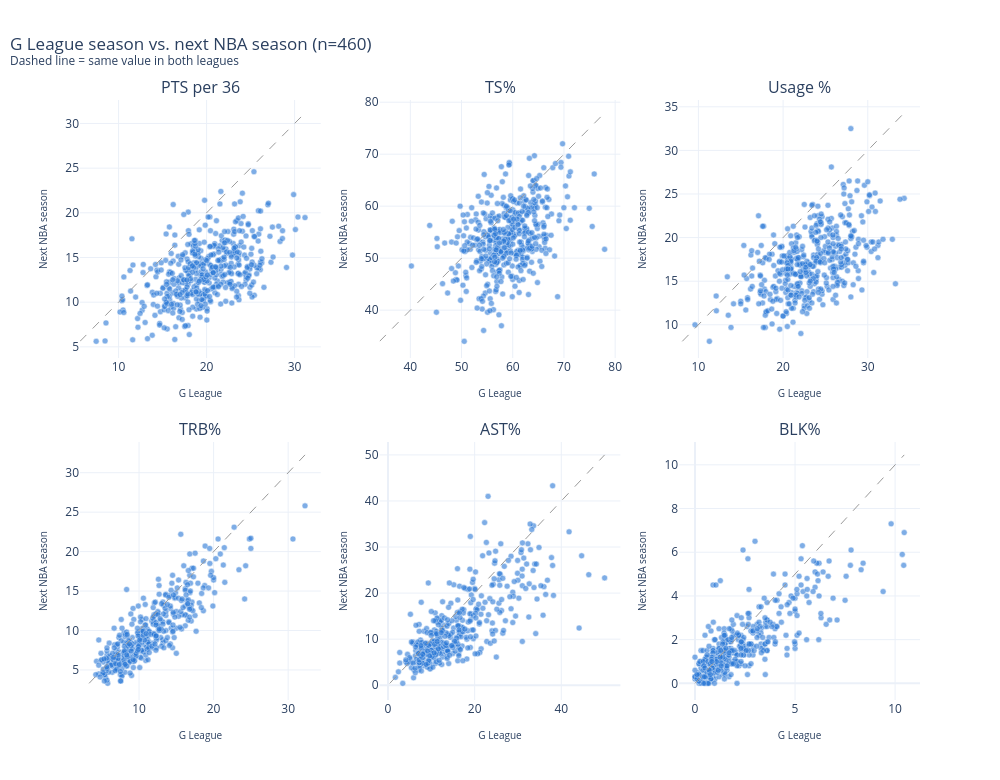

This figure's notebook cell:
### Code cell
plot_translation_scatter(pairs, ["pts_per_36", "ts_pct", "usg_pct", "trb_pct",
                                  "ast_pct", "blk_pct"]).show()

### Figure 1 — Plotly figure (JSON) as saved in the notebook; plotly's stock layout.template omitted (floating-point values rounded to 4 significant figures; data arrays with more than 128 entries replaced by an {"elided": "..."} marker saying what was removed)
{"data": [{"customdata": {"elided": "460x5 mixed values"}, "hovertemplate": "<b>%{customdata[0]}</b><br>PTS per 36: G League %{customdata[1]} %{x:.1f} (%{customdata[3]:,} min)<br>NBA %{customdata[2]} %{y:.1f} (%{customdata[4]:,} min)<extra></extra>", "marker": {"color": "#2a78d6", "line": {"color": "white", "width": 0.5}, "opacity": 0.6, "size": 6}, "mode": "markers", "showlegend": false, "type": "scatter", "x": {"elided": "460 float values"}, "xaxis": "x", "y": {"elided": "460 float values"}, "yaxis": "y"}, {"hoverinfo": "skip", "line": {"color": "#9a9a9a", "dash": "dash", "width": 1}, "mode": "lines", "showlegend": false, "type": "scatter", "x": [5.617, 31.18], "xaxis": "x", "y": [5.617, 31.18], "yaxis": "y"}, {"customdata": {"elided": "460x5 mixed values"}, "hovertemplate": "<b>%{customdata[0]}</b><br>TS%: G League %{customdata[1]} %{x:.1f} (%{customdata[3]:,} min)<br>NBA %{customdata[2]} %{y:.1f} (%{customdata[4]:,} min)<extra></extra>", "marker": {"color": "#2a78d6", "line": {"color": "white", "width": 0.5}, "opacity": 0.6, "size": 6}, "mode": "markers", "showlegend": false, "type": "scatter", "x": {"elided": "460 float values"}, "xaxis": "x2", "y": {"elided": "460 float values"}, "yaxis": "y2"}, {"hoverinfo": "skip", "line": {"color": "#9a9a9a", "dash": "dash", "width": 1}, "mode": "lines", "showlegend": false, "type": "scatter", "x": [34.0, 77.94], "xaxis": "x2", "y": [34.0, 77.94], "yaxis": "y2"}, {"customdata": {"elided": "460x5 mixed values"}, "hovertemplate": "<b>%{customdata[0]}</b><br>Usage %: G League %{customdata[1]} %{x:.1f} (%{customdata[3]:,} min)<br>NBA %{customdata[2]} %{y:.1f} (%{customdata[4]:,} min)<extra></extra>", "marker": {"color": "#2a78d6", "line": {"color": "white", "width": 0.5}, "opacity": 0.6, "size": 6}, "mode": "markers", "showlegend": false, "type": "scatter", "x": {"elided": "460 float values"}, "xaxis": "x3", "y": {"elided": "460 float values"}, "yaxis": "y3"}, {"hoverinfo": "skip", "line": {"color": "#9a9a9a", "dash": "dash", "width": 1}, "mode": "lines", "showlegend": false, "type": "scatter", "x": [8.1, 34.3], "xaxis": "x3", "y": [8.1, 34.3], "yaxis": "y3"}, {"customdata": {"elided": "460x5 mixed values"}, "hovertemplate": "<b>%{customdata[0]}</b><br>TRB%: G League %{customdata[1]} %{x:.1f} (%{customdata[3]:,} min)<br>NBA %{customdata[2]} %{y:.1f} (%{customdata[4]:,} min)<extra></extra>", "marker": {"color": "#2a78d6", "line": {"color": "white", "width": 0.5}, "opacity": 0.6, "size": 6}, "mode": "markers", "showlegend": false, "type": "scatter", "x": {"elided": "460 float values"}, "xaxis": "x4", "y": {"elided": "460 float values"}, "yaxis": "y4"}, {"hoverinfo": "skip", "line": {"color": "#9a9a9a", "dash": "dash", "width": 1}, "mode": "lines", "showlegend": false, "type": "scatter", "x": [3.3, 32.26], "xaxis": "x4", "y": [3.3, 32.26], "yaxis": "y4"}, {"customdata": {"elided": "460x5 mixed values"}, "hovertemplate": "<b>%{customdata[0]}</b><br>AST%: G League %{customdata[1]} %{x:.1f} (%{customdata[3]:,} min)<br>NBA %{customdata[2]} %{y:.1f} (%{customdata[4]:,} min)<extra></extra>", "marker": {"color": "#2a78d6", "line": {"color": "white", "width": 0.5}, "opacity": 0.6, "size": 6}, "mode": "markers", "showlegend": false, "type": "scatter", "x": {"elided": "460 float values"}, "xaxis": "x5", "y": {"elided": "460 float values"}, "yaxis": "y5"}, {"hoverinfo": "skip", "line": {"color": "#9a9a9a", "dash": "dash", "width": 1}, "mode": "lines", "showlegend": false, "type": "scatter", "x": [0.4, 50.0], "xaxis": "x5", "y": [0.4, 50.0], "yaxis": "y5"}, {"customdata": {"elided": "460x5 mixed values"}, "hovertemplate": "<b>%{customdata[0]}</b><br>BLK%: G League %{customdata[1]} %{x:.1f} (%{customdata[3]:,} min)<br>NBA %{customdata[2]} %{y:.1f} (%{customdata[4]:,} min)<extra></extra>", "marker": {"color": "#2a78d6", "line": {"color": "white", "width": 0.5}, "opacity": 0.6, "size": 6}, "mode": "markers", "showlegend": false, "type": "scatter", "x": {"elided": "460 float values"}, "xaxis": "x6", "y": {"elided": "460 float values"}, "yaxis": "y6"}, {"hoverinfo": "skip", "line": {"color": "#9a9a9a", "dash": "dash", "width": 1}, "mode": "lines", "showlegend": false, "type": "scatter", "x": [0.0, 10.45], "xaxis": "x6", "y": [0.0, 10.45], "yaxis": "y6"}], "layout": {"annotations": [{"font": {"size": 16}, "showarrow": false, "text": "PTS per 36", "x": 0.1433, "xanchor": "center", "xref": "paper", "y": 1.0, "yanchor": "bottom", "yref": "paper"}, {"font": {"size": 16}, "showarrow": false, "text": "TS%", "x": 0.5, "xanchor": "center", "xref": "paper", "y": 1.0, "yanchor": "bottom", "yref": "paper"}, {"font": {"size": 16}, "showarrow": false, "text": "Usage %", "x": 0.8567, "xanchor": "center", "xref": "paper", "y": 1.0, "yanchor": "bottom", "yref": "paper"}, {"font": {"size": 16}, "showarrow": false, "text": "TRB%", "x": 0.1433, "xanchor": "center", "xref": "paper", "y": 0.43, "yanchor": "bottom", "yref": "paper"}, {"font": {"size": 16}, "showarrow": false, "text": "AST%", "x": 0.5, "xanchor": "center", "xref": "paper", "y": 0.43, "yanchor": "bottom", "yref": "paper"}, {"font": {"size": 16}, "showarrow": false, "text": "BLK%", "x": 0.8567, "xanchor": "center", "xref": "paper", "y": 0.43, "yanchor": "bottom", "yref": "paper"}], "height": 780, "hoverlabel": {"bgcolor": "white"}, "title": {"text": "G League season vs. next NBA season (n=460)<br><sup>Dashed line = same value in both leagues</sup>", "x": 0.01}, "width": 1000, "xaxis": {"anchor": "y", "domain": [0.0, 0.2867], "title": {"font": {"size": 10}, "text": "G League"}}, "xaxis2": {"anchor": "y2", "domain": [0.3567, 0.6433], "title": {"font": {"size": 10}, "text": "G League"}}, "xaxis3": {"anchor": "y3", "domain": [0.7133, 1.0], "title": {"font": {"size": 10}, "text": "G League"}}, "xaxis4": {"anchor": "y4", "domain": [0.0, 0.2867], "title": {"font": {"size": 10}, "text": "G League"}}, "xaxis5": {"anchor": "y5", "domain": [0.3567, 0.6433], "title": {"font": {"size": 10}, "text": "G League"}}, "xaxis6": {"anchor": "y6", "domain": [0.7133, 1.0], "title": {"font": {"size": 10}, "text": "G League"}}, "yaxis": {"anchor": "x", "domain": [0.57, 1.0], "title": {"font": {"size": 10}, "text": "Next NBA season"}}, "yaxis2": {"anchor": "x2", "domain": [0.57, 1.0], "title": {"font": {"size": 10}, "text": "Next NBA season"}}, "yaxis3": {"anchor": "x3", "domain": [0.57, 1.0], "title": {"font": {"size": 10}, "text": "Next NBA season"}}, "yaxis4": {"anchor": "x4", "domain": [0.0, 0.43], "title": {"font": {"size": 10}, "text": "Next NBA season"}}, "yaxis5": {"anchor": "x5", "domain": [0.0, 0.43], "title": {"font": {"size": 10}, "text": "Next NBA season"}}, "yaxis6": {"anchor": "x6", "domain": [0.0, 0.43], "title": {"font": {"size": 10}, "text": "Next NBA season"}}}}
